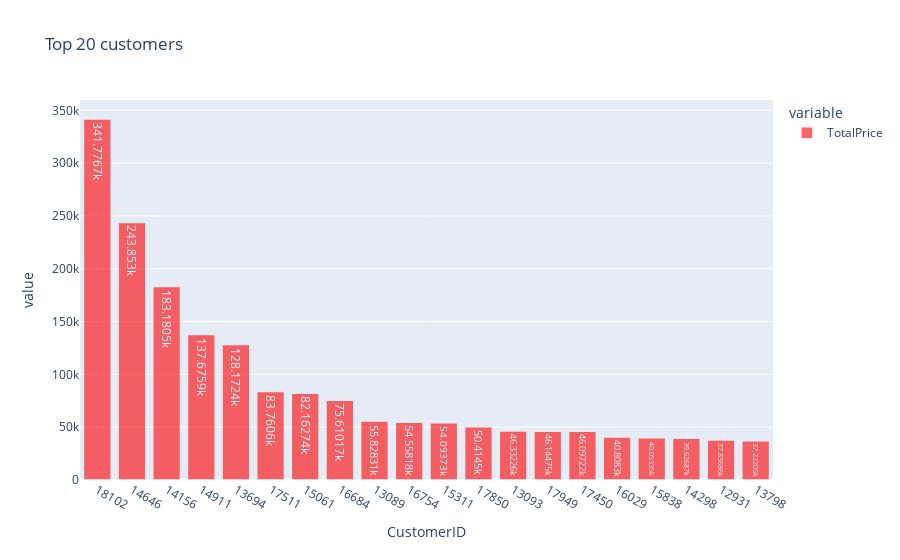

Source (notebook cell):
### Code cell
fig2 = px.bar(a,title="Top 20 customers",text_auto=True)
fig2.update_traces(marker_color='red',marker_line_width=1.5, opacity=0.6)

iplot(fig2)

### Figure 1 — Plotly figure (JSON) as saved in the notebook; plotly's stock layout.template omitted (floating-point values rounded to 4 significant figures)
{"data": [{"alignmentgroup": "True", "hovertemplate": "variable=TotalPrice<br>CustomerID=%{x}<br>value=%{y}<extra></extra>", "legendgroup": "TotalPrice", "marker": {"color": "red", "line": {"width": 1.5}, "pattern": {"shape": ""}}, "name": "TotalPrice", "offsetgroup": "TotalPrice", "opacity": 0.6, "orientation": "v", "showlegend": true, "textposition": "auto", "texttemplate": "%{y}", "type": "bar", "x": ["18102", "14646", "14156", "14911", "13694", "17511", "15061", "16684", "13089", "16754", "15311", "17850", "13093", "17949", "17450", "16029", "15838", "14298", "12931", "13798"], "xaxis": "x", "y": [341800.0, 243900.0, 183200.0, 137700.0, 128200.0, 83760.0, 82160.0, 75610.0, 55830.0, 54560.0, 54090.0, 50410.0, 46330.0, 46140.0, 46100.0, 40810.0, 40050.0, 39630.0, 37840.0, 37220.0], "yaxis": "y"}], "layout": {"barmode": "relative", "legend": {"title": {"text": "variable"}, "tracegroupgap": 0}, "title": {"text": "Top 20 customers"}, "xaxis": {"anchor": "y", "domain": [0, 1], "title": {"text": "CustomerID"}}, "yaxis": {"anchor": "x", "domain": [0, 1], "title": {"text": "value"}}}}
